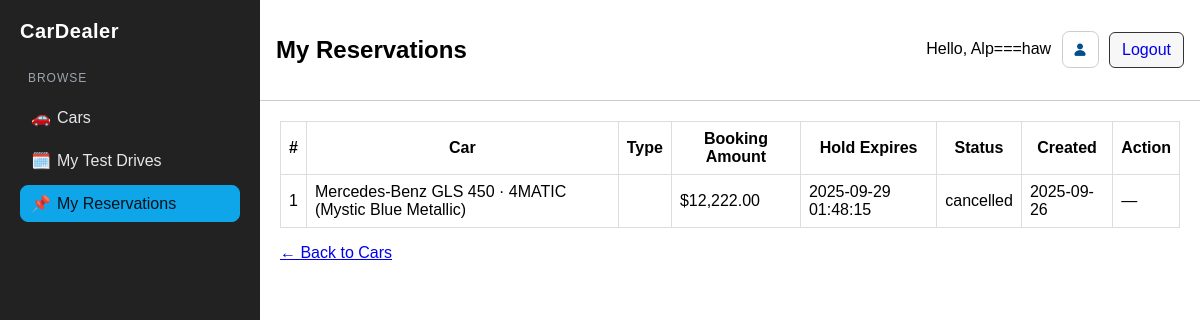
Screenshot of /index.php?route=reservations/my (signed in) with the database file from the repository.
### tables this page shows
CREATE TABLE IF NOT EXISTS `reservations`(
  `id` int(11) NOT NULL,
  `customer_id` int(11) NOT NULL,
  `unit_id` int(11) NOT NULL,
  `sales_exec_id` int(11) DEFAULT NULL,
  `reservation_type` enum('purchase_hold','booking') NOT NULL,
  `booking_amount` decimal(12,2) DEFAULT 0.00,
  `hold_expires_at` datetime DEFAULT NULL,
  `status` enum('pending','confirmed','cancelled','expired') DEFAULT 'pending',
  `created_at` timestamp NOT NULL DEFAULT current_timestamp()
);

CREATE TABLE IF NOT EXISTS `car_units`(
  `id` int(11) NOT NULL,
  `brand` varchar(50) NOT NULL,
  `model` varchar(50) NOT NULL,
  `variant` varchar(50) DEFAULT NULL,
  `year` smallint(6) DEFAULT NULL,
  `color` varchar(30) DEFAULT NULL,
  `fuel_type` enum('Petrol','Diesel','Hybrid','Electric') NOT NULL,
  `transmission` enum('Manual','Automatic') NOT NULL,
  `engine_cc` int(11) DEFAULT NULL,
  `power_hp` smallint(6) DEFAULT NULL,
  `mileage_kmpl` decimal(5,2) DEFAULT NULL,
  `seats` tinyint(4) DEFAULT NULL,
  `airbags` tinyint(4) DEFAULT NULL,
  `vin` varchar(50) DEFAULT NULL,
  `status` enum('in_stock','reserved','sold') DEFAULT 'in_stock',
  `asking_price` decimal(12,2) NOT NULL
);

### app/controllers/ReservationController.php (called while the page is built, shortened)
<?php
require_once __DIR__ . "/../models/Reservation.php";
class ReservationController {
    private $model;
    public function __construct($conn){ $this->model=new Reservation($conn); }
    public function myList(){
        $rows = $this->model->listByCustomer((int)$_SESSION['customer_id']);
        include __DIR__."/../views/reservations/my.php";
    }
}

### app/models/Reservation.php (called while the page is built, shortened)
<?php
class Reservation {
    private $conn;
    public function __construct($conn){ $this->conn = $conn; }
    public function listByCustomer($customerId){
        $sql = "SELECT r.*,
                       u.brand, u.model, u.variant, u.color
                FROM reservations r
                JOIN car_units u ON r.unit_id=u.id
                WHERE r.customer_id=?
                ORDER BY r.created_at DESC";
        $stmt = $this->conn->prepare($sql);
        $stmt->bind_param("i", $customerId);
        $stmt->execute();
        return $stmt->get_result();
    }
    private function expirePendingByStoredHold(){
        $this->conn->query(
            "UPDATE reservations
             SET status='expired'
             WHERE status='pending'
               AND hold_expires_at IS NOT NULL
               AND hold_expires_at < NOW()"
        );
    }
}

### app/views/reservations/my.php (the view, shortened to what this page needs)
<!doctype html>
<html lang="en">
<head>
<link rel="stylesheet" href="assets/css/app.css">
</head>
<body>
<div class="container">
  <aside class="sidebar"><?php include __DIR__."/../partials/sidebar.php"; ?></aside>
  <main class="main">
    <header class="header">
      <h2>My Reservations</h2>
      <div>
        <?php if (!empty($_SESSION['customer_id'])): ?>
            Hello, <?= htmlspecialchars($_SESSION['customer_name'] ?? 'Customer') ?>
            <a href="index.php?route=customer/profile" title="Edit profile"
              style="display:inline-flex;align-items:center;justify-content:center;
            width:35px;height:35px;margin:0 6px;vertical-align:middle;
            border:1px solid #ccc;border-radius:20%;background:#fff;padding:0;">
              <img src="assets/img/profile.png" alt="Profile" style="width:16px;height:16px;display:block;">
            </a>
            <a class="btn" href="index.php?route=customer/logout" style="vertical-align:middle">Logout</a>
          <?php else: ?>
            <a class="btn" href="index.php?route=customer/login">Customer Login</a>
            <a class="btn" href="index.php?route=customer/register">Register</a>
          <?php endif; ?>
      </div>
    </header>
    <div class="content">
      <table class="table">
        <thead>
          <tr>
            <th>#</th><th>Car</th><th>Type</th><th>Booking Amount</th>
            <th>Hold Expires</th><th>Status</th><th>Created</th><th>Action</th>
          </tr>
        </thead>
        <tbody>
          <?php $i=1; while($r = $rows->fetch_assoc()): ?>
            <tr>
              <td><?= $i++ ?></td>
              <td><?= htmlspecialchars($r['brand'].' '.$r['model'].($r['variant']?' · '.$r['variant']:'')) ?> (<?= htmlspecialchars($r['color'] ?? '') ?>)</td>
              <td><?= htmlspecialchars($r['reservation_type']) ?></td>
              <td>$<?= number_format((float)$r['booking_amount'],2) ?></td>
              <td><?= htmlspecialchars($r['hold_expires_at'] ?? '—') ?></td>
              <td><?= htmlspecialchars($r['status']) ?></td>
              <td><?= htmlspecialchars($r['created_at'] ? date('Y-m-d', strtotime($r['created_at'])) : '—') ?></td>
              <td>
                <?php if ($r['status']==='pending'): ?>
                  <form method="post" action="index.php?route=reservations/cancel" onsubmit="return confirm('Cancel this reservation?');">
                    <input type="hidden" name="_csrf" value="<?= csrf_token() ?>">
                    <input type="hidden" name="id" value="<?= (int)$r['id'] ?>">
                    <button class="btn danger" type="submit">Cancel</button>
                  </form>
                <?php else: ?>
                  —
                <?php endif; ?>
              </td>
            </tr>
          <?php endwhile; ?>
        </tbody>
      </table>
      <p><a href="index.php?route=cars">← Back to Cars</a></p>
    </div>
  </main>
</div>
</body>
</html>

### public/assets/css/app.css (style rules this page uses)
.sidebar { width:220px; background:#111; color:#e5e7eb; padding:18px; display:flex; flex-direction:column; gap:14px; }

### app/views/reservations/my.php (style rules this page uses)
body { margin:0; font-family:sans-serif; }
.container { display:flex; min-height:100vh; }
.sidebar { width:220px; background:#222; color:#fff; padding:20px; }
.main { flex:1; display:flex; flex-direction:column; }
.header { padding:16px; border-bottom:1px solid #ccc; display:flex; justify-content:space-between; align-items:center; }
.content { flex:1; padding:20px; }
.table { width:100%; border-collapse:collapse; }
.table th, .table td { border:1px solid #ddd; padding:8px; }
.btn { display:inline-block;padding:8px 12px;border:1px solid #333;border-radius:6px;background:#f7f7f7;text-decoration:none }

### rows the page displays
reservations: unit.variant "Mercedes-Benz GLS 450 · 4MATIC", unit.color "Mystic Blue Metallic", booking_amount "12,222.00", hold_expires_at "2025-09-29 01:48:15", status "cancelled", created_at "2025-09-26"

### other values shown
$icon "🚗 🗓️ 📌"
$label "Cars My Test Drives My Reservations"
$_SESSION['customer_name'] "Alp===haw"
